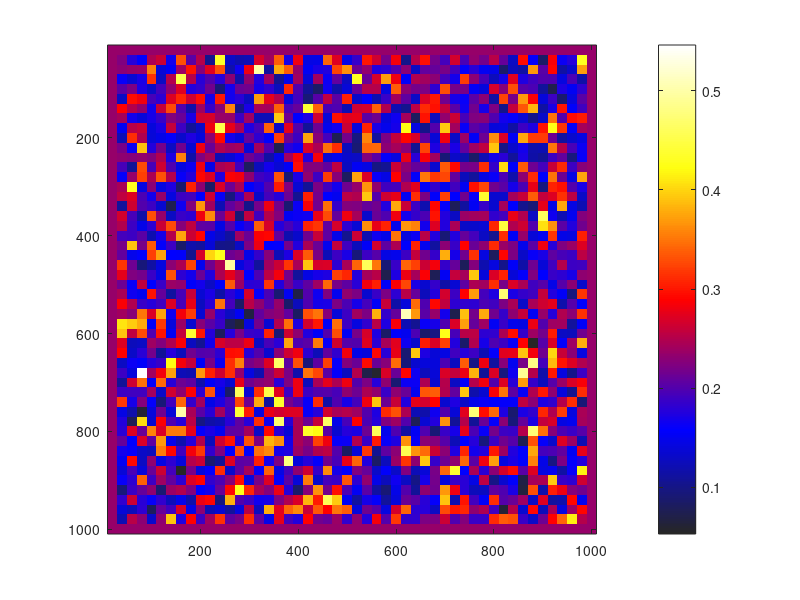

MATLAB code to generate this figure: (Note: this script raises an error after producing the figure.)
clear;

% Simulation parameters
Lx = 1000; % Length of x-axis in micrometers (ignore in lattice model)
Ly = 1000; % Length of y-axis in micrometers
Nx = 50; % Number of lattice points in x direction
Ny = 50; % Number of lattice points in y direction
delta_x = Lx / Nx; % Interval in x direction (size of lattice unit)
delta_y = Ly / Ny; % Interval in y direction (size of lattice unit)
Nt = 12000; % Number of time steps in the simulation

% Number of random repeats (Nrp) and initialization of output variables
Nrp = 200;
or_repeat = 0.04; % Scaling factor for noise
mp_repeat = zeros(Nrp, 1); % Mean peak
mh_repeat = zeros(Nrp, 1); % Mean half-width
mT_repeat = zeros(Nrp, 1); % Mean period
vp_repeat = zeros(Nrp, 1); % Variance of peak
vh_repeat = zeros(Nrp, 1); % Variance of half-width
vT_repeat = zeros(Nrp, 1); % Variance of period

% Start random repeat loop
parfor krp = 1:Nrp
    krp % Output repeat number
    tscale = 0.4; % Time scale factor
    cscale = 1000; % Concentration scale factor
    akhscale = 0.0005; % Scaling factor for akh
    akhbase = 240; % Base concentration for akh
    sigma_c = or_repeat(krp) * cscale; % Noise term for concentration fluctuations

    % Reaction rate constants (units in μM^-1 s^-1 or s^-1)
    k1 = 400; % Forward reaction rate constant for reaction 1
    k1_minus = 52; % Reverse reaction rate constant for reaction 1
    k5 = 20; % Forward reaction rate constant for reaction 5
    k5_minus = 1.64; % Reverse reaction rate constant for reaction 5

    % Other constants
    gamma = 2; % Coefficient for membrane transport
    delta = 1; % Coefficient for SERCA pump
    
    % Variables for SERCA pump and membrane transport rates
    Vs = 0.9 * tscale * cscale; % Maximum SERCA pump rate (μM/s)
    Ks = 0.1 * cscale; % Half-saturation concentration of SERCA pump (μM)
    Vp = 0.05 * tscale * cscale; % Maximum membrane transport rate (μM/s)
    Kp = 0.3 * cscale; % Half-saturation concentration for membrane transport (μM)
    
    % Variables for membrane transport
    alpha1 = 0.07 * tscale * cscale * akhscale; % Scaling factor for Ca+ transport
    alpha0 = 0.01 * tscale * cscale + akhbase * alpha1; % Base transport rate
    
    % Reaction constants related to calcium dynamics
    kf = 1.11 * tscale; % Fast reaction rate constant (s^-1)
    kleak = 0.02 * tscale; % Membrane leakage rate constant (s^-1)
    K1 = k1_minus / k1 / akhscale + akhbase; % Combined constant for reaction 1
    K5 = k5_minus / k5 * cscale; % Combined constant for reaction 5
    
    % Constant y used in current flux function
    y = 0.3;
    
    % Define flux functions for calcium ions and inhibitors
    J_irp = @(c, ce, p) kf * ((p + akhbase) .* c .* (1 - y) ./ (p + K1) ./ (c + K5)).^3 .* (ce - c);
    J_leak = @(c, ce, p) kleak * (ce - c); % Leakage flux
    J_serca = @(c, ce, p) Vs * c.^2 ./ (Ks^2 + c.^2); % SERCA pump flux
    J_mem = @(c, ce, p) delta * (alpha0 + alpha1 * p - Vp * c.^2 ./ (Kp^2 + c.^2)); % Membrane flux

    % Rate of change functions for calcium and inhibitors
    dc = @(c, ce, p) J_irp(c, ce, p) + J_leak(c, ce, p) - J_serca(c, ce, p) + J_mem(c, ce, p);
    dce = @(c, ce, p) -gamma * (J_irp(c, ce, p) + J_leak(c, ce, p) - J_serca(c, ce, p));

    % Fixed point (steady-state concentration) for calcium and inhibitors
    fixpoint = [0.235, 15.6] * cscale;
    
    % Initialize concentration arrays for calcium (var_c) and inhibitors (var_ce)
    var_c = ones(Nx, Ny, Nt) * fixpoint(1); % Calcium concentration in the lattice
    var_ce = ones(Nx, Ny, Nt) * fixpoint(2); % Inhibitor concentration in the lattice
    var_akh = zeros(Nx, Ny, Nt); % Empty array for akh (not used here)
    
    % Time step and diffusion coefficients for calcium and inhibitors
    delta_t = 0.1; % Time step (s)
    D_var_c = 20 * tscale; % Diffusion coefficient of calcium
    D_var_ce = 0 * tscale; % Diffusion coefficient of inhibitors (assumed 0 here)
    
    % Random initial values for real_a (parameter used in the system)
    real_a = ones(Nx, Ny) * 100;
    
    % Define spatial axes (not used in lattice model)
    x = Lx / Nx : Lx / Nx : Lx;
    y = Ly / Ny : Ly / Ny : Ly;
    
    % Time loop for simulation
    for ti = 2:1:Nt
        % Update calcium concentration based on diffusion and reactions
        for xi = 2:Nx-1
            for yi = 2:Ny-1
                var_c(xi, yi, ti) = var_c(xi, yi, ti-1) + delta_t * dc(var_c(xi, yi, ti-1), var_ce(xi, yi, ti-1), real_a(xi, yi)) + ...
                    delta_t * D_var_c * ((var_c(xi-1, yi, ti-1) + var_c(xi+1, yi, ti-1) - 2 * var_c(xi, yi, ti-1)) / delta_x^2 + ...
                    (var_c(xi, yi-1, ti-1) + var_c(xi, yi+1, ti-1) - 2 * var_c(xi, yi, ti-1)) / delta_y^2) + ...
                    sigma_c * sqrt(delta_t) * randn; % Add noise
            end
        end

        % Boundary condition handling for calcium at edges of the grid
        % (repeating similar updates for boundary lattice points)

        % Update inhibitor concentration similarly to calcium, without noise
        
        % Periodically plot the calcium concentration distribution
        if mod(ti, 50) == 1
            figure(1); clf;
            imagesc(x, y, var_c(:,:,ti)' / cscale); % Plot the concentration field
            daspect([1 1 1]); % Aspect ratio for the plot
            load Newcolormap.mat; % Load custom colormap
            colormap(NewColormap); colorbar; % Add color bar for scale
            clim([0, 2.5]); % Fix colorbar limits for consistency
            title(['t=', num2str((ti-1) * delta_t), 's']); % Show time on the plot
            pause(0.01); % Small pause to visualize changes
        end
    end
    
    % Calculate half-peak width, period, and other statistics
    % (This part analyzes the time dynamics of calcium concentration at each lattice point)
    
    % Results are stored in the corresponding arrays (mp_repeat, mh_repeat, etc.)
    mp_repeat(krp) = mean_peak;
    mh_repeat(krp) = mean_half;
    mT_repeat(krp) = mean_period;
    vp_repeat(krp) = sqrt(var(c_peak));
    vh_repeat(krp) = sqrt(var(c_half));
    vT_repeat(krp) = sqrt(var(c_period));

    % Save results to an Excel file
    filename = 'origin_rand_inx2i_data.xlsx'; % Output file name
    sheet = 'Sheet1'; % Excel sheet name
    
    % Code to write the calculated data to specific columns in the Excel file
end
